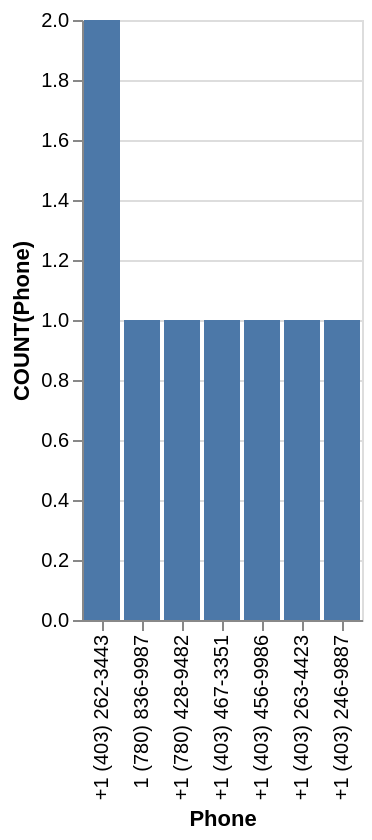

Describe this chart as a Vega-Lite specification.
### Vega-Lite specification from a JSON file in a GitHub repository (floating-point values rounded to 4 significant figures)
{"data": {"values": [{"x_data": "+1 (403) 262-3443", "y_data": 2}, {"x_data": "1 (780) 836-9987", "y_data": 1}, {"x_data": "+1 (780) 428-9482", "y_data": 1}, {"x_data": "+1 (403) 467-3351", "y_data": 1}, {"x_data": "+1 (403) 456-9986", "y_data": 1}, {"x_data": "+1 (403) 263-4423", "y_data": 1}, {"x_data": "+1 (403) 246-9887", "y_data": 1}]}, "mark": "bar", "encoding": {"x": {"field": "x_data", "type": "nominal", "title": "Phone", "sort": {"op": "sum", "field": "y_data", "order": "descending"}}, "y": {"field": "y_data", "type": "quantitative", "title": "COUNT(Phone)"}}}
